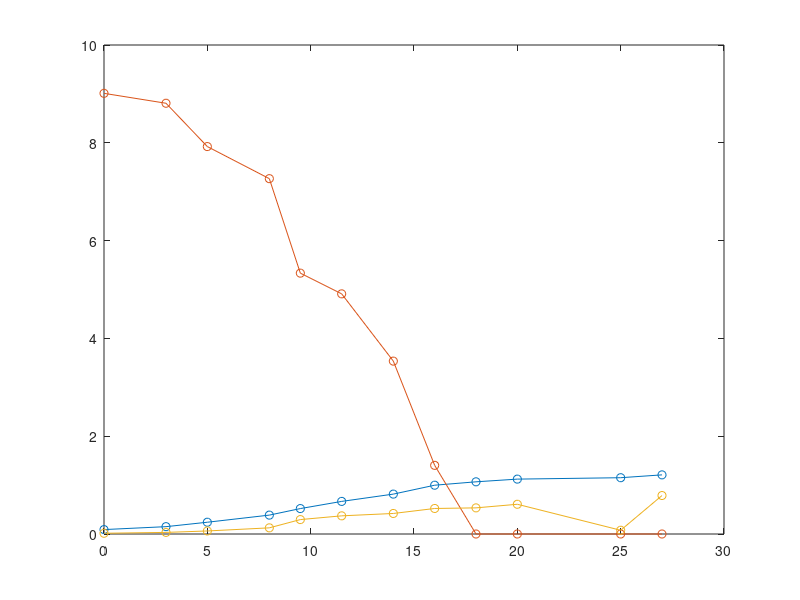

Here is the MATLAB script that generated this plot: (Note: this script raises an error after producing the figure.)

t = [0 3 5 8 9.5 11.5 14 16 18 20 25 27];
x = [0.0904 0.1503 0.2407 0.3864 0.5201 0.6667 0.8159 0.9979 1.0673 1.1224 1.1512 1.2093]'; 
s = [9.0115 8.8088 7.9229 7.2668 5.3347 4.911 3.5354 1.4041 0 0 0 0]';
p = [0.0151 0.0328 0.0621 0.1259 0.2949 0.3715 0.4199 0.522 0.5345 0.6081 0.07662 0.7869]';
figure
plot(t,[x,s,p],'o-')

xt0 = [0.1;9;0.1]; % read off from data plot [x0 ,S0, p0]';   
p0 = [umax; ks; Yxs; Yps; xt0]; 
Ypred = paramfun1(p0,t); % measurement predictions

pfit = lsqcurvefit(@paramfun1,p0,t,[x,s,p])

umax = pfit(1);  
ks = pfit(2);
Yxs = pfit(3); 
Yps = pfit(4);
f = @(t,a) [umax*a(1)*a(2)/(ks + a(2)); -(1/Yxs)*umax*a(1)*a(2)/(ks + a(2)); (1/Yps)*umax*a(1)*a(2)/(ks + a(2))];
xt0 = pfit(5:7); 
[tspan,a] = ode45(f,[0 25],xt0);    
figure
plot(tspan,a(:,1),tspan,a(:,2),tspan,a(:,3), '-', t,x,'o',t,s,'+',t,p,'s')

function ypred = paramfun1(p,t);
umax = p(1); 
ks = p(2); 
Yxs = p(3); 
Yps = p(4); % use disperse here 
xt0 = p(5:7); % initial conditions 
f = @(t,a) [umax*a(1)*a(2)/(ks + a(2)); -(1/Yxs)*umax*a(1)*a(2)/(ks + a(2)); (1/Yps)*umax*a(1)*a(2)/(ks + a(2))];
[~,ypred] = ode45(f,t,xt0);
end 